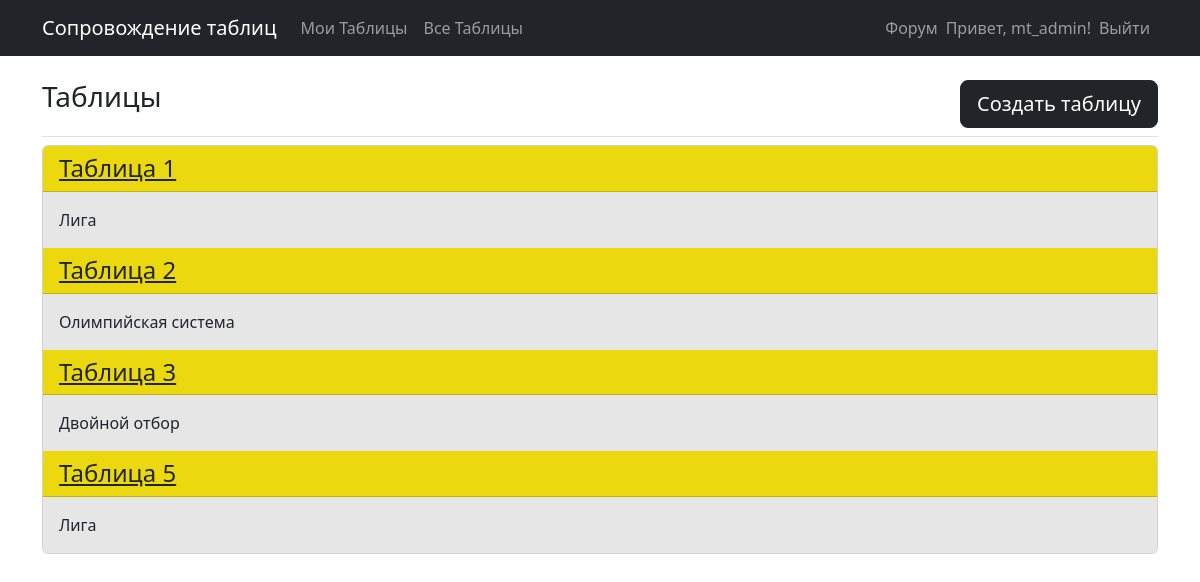
The page /tables/ (signed in) on the database its author committed.
### managing_tables/models.py (models this page shows, shortened)
class Table(models.Model):
    LEAGUE = 'Лига'
    SINGLE = 'Олимпийская система'
    DOUBLE = 'Двойной отбор'
    COMPETITION_TYPES = [
        (LEAGUE, 'Лига'),
        (SINGLE, 'Олимпийская система'),
        (DOUBLE, 'Двойной отбор'),
    ]
    name = models.CharField(max_length=20)
    competition_type = models.CharField(max_length=30, choices=COMPETITION_TYPES)
    number_of_points_for_a_win = models.PositiveSmallIntegerField(default=3)
    logotype = models.ImageField(upload_to='managing_tables/images', blank=True)
    owner = models.ForeignKey(User, on_delete=models.CASCADE)
    privacy = models.BooleanField(default=False)

### managing_tables/views.py (the view)
# urls.py: path('tables/', views.tables, name='tables'),
@login_required
def tables(request):
    tables = Table.objects.filter(owner=request.user).order_by('name')
    context = {'tables': tables}
    return render(request, 'managing_tables/tables.html', context)

### managing_tables/templates/managing_tables/tables.html
{% extends 'managing_tables/base.html' %}
{% block page_header %}
  <div class="d-flex justify-content-between">
      <h3>Таблицы</h3>
      <a class="btn btn-lg btn-dark" href="{% url 'managing_tables:new_table' %}">Создать таблицу</a>
  </div>
{% endblock page_header %}
{% block content %}
  <div class="card mb-3">
      {% for table in tables %}
        <h4 class="card-header" style="background-color: #EBD80F;">
            <a href="{% url 'managing_tables:table' table.id %}" class="link-dark">{{ table.name }}</a>
        </h4>
        <div class="card-body" style="background-color: #E6E6E6;">
            {{ table.competition_type }}
        </div>
      {% empty %}
        <h4 class="card-header d-flex justify-content-center" style="background-color: #EBD80F;">
            Пока что у вас нет ни одной таблицы
        </h4>
      {% endfor %}
  </div>
{% endblock content %}

### managing_tables/templates/managing_tables/base.html (shortened to what this page needs)
{% load django_bootstrap5 %}
<!DOCTYPE html>
<html lang="ru">
  <head>
      {% bootstrap_css %}
  </head>
  <body>
    <nav class="navbar navbar-expand-md navbar-dark bg-dark mb-4">
        <div class="container">
            <a class="navbar-brand ml-4" href="{% url 'managing_tables:index' %}">Сопровождение таблиц</a>
            <div class="collapse navbar-collapse" id="navbarSupportedContent">
                <ul class="navbar-nav mr-auto">
                    <li class="nav-item">
                        <a class="nav-link" href="{% url 'managing_tables:tables' %}">Мои Таблицы</a>
                    </li>
                    <li class="nav-item">
                        <a class="nav-link" href="{% url 'managing_tables:all_users_tables' %}">Все Таблицы</a>
                    </li>
                </ul>
                  <ul class="navbar-nav ms-auto">
                      <li class="nav-item">
                        <a class="nav-link" href="{% url 'forum:topics' %}">Форум</a>
                      </li>
                      {% if user.is_authenticated %}
                        <span class="navbar-text">Привет, {{ user.username }}!</span>
                        <li class="nav-item">
                            <a class="nav-link" href="{% url 'users:logout' %}">Выйти</a>
                        </li>
                      {% endif %}
                  </ul>
            </div>
        </div>
    </nav>
    <main role="main" class="container">
        <div class="pb-2 mb-2 border-bottom">
            {% block page_header %}{% endblock page_header %}
        </div>
        <div>
            {% block content %}{% endblock content %}
        </div>
    </main>
  </body>
</html>

### rows shown on the page
Table: name "Таблица 1", competition_type "Лига"
Table: name "Таблица 2", competition_type "Олимпийская система"
Table: name "Таблица 3", competition_type "Двойной отбор"
Table: name "Таблица 5", competition_type "Лига"

### other values the page prints
{{ user.username }} "mt_admin"
